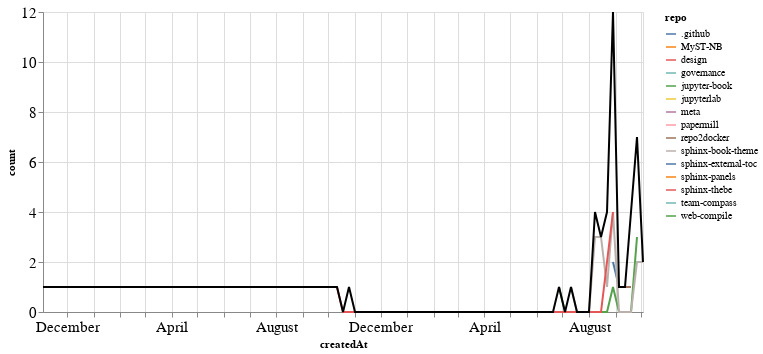

The cell this chart's notebook holds for it:
### Markdown cell above
### PRs

### Code cell
prs_time = prs.groupby('repo').resample('W', on='createdAt').count()['author'].reset_index()
prs_time = prs_time.rename(columns={'author': 'count'})
prs_time_total = prs_time.groupby('createdAt').agg({"count": "sum"}).reset_index()

ch1 = alt.Chart(prs_time, width=600).mark_line().encode(
    x='createdAt',
    y='count',
    color='repo',
    tooltip="repo"
)

ch2 = alt.Chart(prs_time_total, width=600).mark_line(color="black").encode(
    x='createdAt',
    y='count',
)

ch1 + ch2

### Figure 1 — Vega-Lite specification as saved in the notebook (floating-point values rounded to 4 significant figures)
{"config": {"axisLeft": {"labelFontSize": 15}, "axisBottom": {"labelFontSize": 15}}, "layer": [{"data": {"name": "data-c22234e15f2b5d32271a52fa73169ac4"}, "mark": "line", "encoding": {"color": {"type": "nominal", "field": "repo"}, "tooltip": {"type": "nominal", "field": "repo"}, "x": {"type": "temporal", "field": "createdAt"}, "y": {"type": "quantitative", "field": "count"}}, "width": 600}, {"data": {"name": "data-a9c746081da7536ca8d73c6816993923"}, "mark": {"type": "line", "color": "black"}, "encoding": {"x": {"type": "temporal", "field": "createdAt"}, "y": {"type": "quantitative", "field": "count"}}, "width": 600}], "$schema": "https://vega.github.io/schema/vega-lite/v4.8.1.json", "datasets": {"data-c22234e15f2b5d32271a52fa73169ac4": [{"repo": ".github", "createdAt": "2021-08-29T00:00:00", "count": 2}, {"repo": ".github", "createdAt": "2021-09-05T00:00:00", "count": 1}, {"repo": "MyST-NB", "createdAt": "2021-08-08T00:00:00", "count": 1}, {"repo": "design", "createdAt": "2019-11-03T00:00:00", "count": 1}, {"repo": "governance", "createdAt": "2021-09-19T00:00:00", "count": 2}, {"repo": "jupyter-book", "createdAt": "2021-06-27T00:00:00", "count": 1}, {"repo": "jupyter-book", "createdAt": "2021-07-04T00:00:00", "count": 0}, {"repo": "jupyter-book", "createdAt": "2021-07-11T00:00:00", "count": 0}, {"repo": "jupyter-book", "createdAt": "2021-07-18T00:00:00", "count": 0}, {"repo": "jupyter-book", "createdAt": "2021-07-25T00:00:00", "count": 0}, {"repo": "jupyter-book", "createdAt": "2021-08-01T00:00:00", "count": 0}, {"repo": "jupyter-book", "createdAt": "2021-08-08T00:00:00", "count": 0}, {"repo": "jupyter-book", "createdAt": "2021-08-15T00:00:00", "count": 0}, {"repo": "jupyter-book", "createdAt": "2021-08-22T00:00:00", "count": 0}, {"repo": "jupyter-book", "createdAt": "2021-08-29T00:00:00", "count": 1}, {"repo": "jupyter-book", "createdAt": "2021-09-05T00:00:00", "count": 0}, {"repo": "jupyter-book", "createdAt": "2021-09-12T00:00:00", "count": 0}, {"repo": "jupyter-book", "createdAt": "2021-09-19T00:00:00", "count": 0}, {"repo": "jupyter-book", "createdAt": "2021-09-26T00:00:00", "count": 3}, {"repo": "jupyterlab", "createdAt": "2020-08-09T00:00:00", "count": 1}, {"repo": "meta", "createdAt": "2021-08-22T00:00:00", "count": 1}, {"repo": "papermill", "createdAt": "2021-08-29T00:00:00", "count": 1}, {"repo": "repo2docker", "createdAt": "2021-09-12T00:00:00", "count": 1}, {"repo": "repo2docker", "createdAt": "2021-09-19T00:00:00", "count": 1}, {"repo": "sphinx-book-theme", "createdAt": "2021-07-11T00:00:00", "count": 1}, {"repo": "sphinx-book-theme", "createdAt": "2021-07-18T00:00:00", "count": 0}, {"repo": "sphinx-book-theme", "createdAt": "2021-07-25T00:00:00", "count": 0}, {"repo": "sphinx-book-theme", "createdAt": "2021-08-01T00:00:00", "count": 0}, {"repo": "sphinx-book-theme", "createdAt": "2021-08-08T00:00:00", "count": 3}, {"repo": "sphinx-book-theme", "createdAt": "2021-08-15T00:00:00", "count": 3}, {"repo": "sphinx-book-theme", "createdAt": "2021-08-22T00:00:00", "count": 1}, {"repo": "sphinx-book-theme", "createdAt": "2021-08-29T00:00:00", "count": 4}, {"repo": "sphinx-book-theme", "createdAt": "2021-09-05T00:00:00", "count": 0}, {"repo": "sphinx-book-theme", "createdAt": "2021-09-12T00:00:00", "count": 0}, {"repo": "sphinx-book-theme", "createdAt": "2021-09-19T00:00:00", "count": 0}, {"repo": "sphinx-book-theme", "createdAt": "2021-09-26T00:00:00", "count": 2}, {"repo": "sphinx-book-theme", "createdAt": "2021-10-03T00:00:00", "count": 2}, {"repo": "sphinx-external-toc", "createdAt": "2021-09-19T00:00:00", "count": 1}, {"repo": "sphinx-panels", "createdAt": "2020-10-25T00:00:00", "count": 1}, {"repo": "sphinx-thebe", "createdAt": "2020-10-11T00:00:00", "count": 1}, {"repo": "sphinx-thebe", "createdAt": "2020-10-18T00:00:00", "count": 0}, {"repo": "sphinx-thebe", "createdAt": "2020-10-25T00:00:00", "count": 0}, {"repo": "sphinx-thebe", "createdAt": "2020-11-01T00:00:00", "count": 0}, {"repo": "sphinx-thebe", "createdAt": "2020-11-08T00:00:00", "count": 0}, {"repo": "sphinx-thebe", "createdAt": "2020-11-15T00:00:00", "count": 0}, {"repo": "sphinx-thebe", "createdAt": "2020-11-22T00:00:00", "count": 0}, {"repo": "sphinx-thebe", "createdAt": "2020-11-29T00:00:00", "count": 0}, {"repo": "sphinx-thebe", "createdAt": "2020-12-06T00:00:00", "count": 0}, {"repo": "sphinx-thebe", "createdAt": "2020-12-13T00:00:00", "count": 0}, {"repo": "sphinx-thebe", "createdAt": "2020-12-20T00:00:00", "count": 0}, {"repo": "sphinx-thebe", "createdAt": "2020-12-27T00:00:00", "count": 0}, {"repo": "sphinx-thebe", "createdAt": "2021-01-03T00:00:00", "count": 0}, {"repo": "sphinx-thebe", "createdAt": "2021-01-10T00:00:00", "count": 0}, {"repo": "sphinx-thebe", "createdAt": "2021-01-17T00:00:00", "count": 0}, {"repo": "sphinx-thebe", "createdAt": "2021-01-24T00:00:00", "count": 0}, {"repo": "sphinx-thebe", "createdAt": "2021-01-31T00:00:00", "count": 0}, {"repo": "sphinx-thebe", "createdAt": "2021-02-07T00:00:00", "count": 0}, {"repo": "sphinx-thebe", "createdAt": "2021-02-14T00:00:00", "count": 0}, {"repo": "sphinx-thebe", "createdAt": "2021-02-21T00:00:00", "count": 0}, {"repo": "sphinx-thebe", "createdAt": "2021-02-28T00:00:00", "count": 0}, {"repo": "sphinx-thebe", "createdAt": "2021-03-07T00:00:00", "count": 0}, {"repo": "sphinx-thebe", "createdAt": "2021-03-14T00:00:00", "count": 0}, {"repo": "sphinx-thebe", "createdAt": "2021-03-21T00:00:00", "count": 0}, {"repo": "sphinx-thebe", "createdAt": "2021-03-28T00:00:00", "count": 0}, {"repo": "sphinx-thebe", "createdAt": "2021-04-04T00:00:00", "count": 0}, {"repo": "sphinx-thebe", "createdAt": "2021-04-11T00:00:00", "count": 0}, {"repo": "sphinx-thebe", "createdAt": "2021-04-18T00:00:00", "count": 0}, {"repo": "sphinx-thebe", "createdAt": "2021-04-25T00:00:00", "count": 0}, {"repo": "sphinx-thebe", "createdAt": "2021-05-02T00:00:00", "count": 0}, {"repo": "sphinx-thebe", "createdAt": "2021-05-09T00:00:00", "count": 0}, {"repo": "sphinx-thebe", "createdAt": "2021-05-16T00:00:00", "count": 0}, {"repo": "sphinx-thebe", "createdAt": "2021-05-23T00:00:00", "count": 0}, {"repo": "sphinx-thebe", "createdAt": "2021-05-30T00:00:00", "count": 0}, {"repo": "sphinx-thebe", "createdAt": "2021-06-06T00:00:00", "count": 0}, {"repo": "sphinx-thebe", "createdAt": "2021-06-13T00:00:00", "count": 0}, {"repo": "sphinx-thebe", "createdAt": "2021-06-20T00:00:00", "count": 0}, {"repo": "sphinx-thebe", "createdAt": "2021-06-27T00:00:00", "count": 0}, {"repo": "sphinx-thebe", "createdAt": "2021-07-04T00:00:00", "count": 0}, {"repo": "sphinx-thebe", "createdAt": "2021-07-11T00:00:00", "count": 0}, {"repo": "sphinx-thebe", "createdAt": "2021-07-18T00:00:00", "count": 0}, {"repo": "sphinx-thebe", "createdAt": "2021-07-25T00:00:00", "count": 0}, {"repo": "sphinx-thebe", "createdAt": "2021-08-01T00:00:00", "count": 0}, {"repo": "sphinx-thebe", "createdAt": "2021-08-08T00:00:00", "count": 0}, {"repo": "sphinx-thebe", "createdAt": "2021-08-15T00:00:00", "count": 0}, {"repo": "sphinx-thebe", "createdAt": "2021-08-22T00:00:00", "count": 2}, {"repo": "sphinx-thebe", "createdAt": "2021-08-29T00:00:00", "count": 4}, {"repo": "team-compass", "createdAt": "2021-09-26T00:00:00", "count": 1}, {"repo": "web-compile", "createdAt": "2021-09-26T00:00:00", "count": 1}], "data-a9c746081da7536ca8d73c6816993923": [{"createdAt": "2019-11-03T00:00:00", "count": 1}, {"createdAt": "2020-08-09T00:00:00", "count": 1}, {"createdAt": "2020-10-11T00:00:00", "count": 1}, {"createdAt": "2020-10-18T00:00:00", "count": 0}, {"createdAt": "2020-10-25T00:00:00", "count": 1}, {"createdAt": "2020-11-01T00:00:00", "count": 0}, {"createdAt": "2020-11-08T00:00:00", "count": 0}, {"createdAt": "2020-11-15T00:00:00", "count": 0}, {"createdAt": "2020-11-22T00:00:00", "count": 0}, {"createdAt": "2020-11-29T00:00:00", "count": 0}, {"createdAt": "2020-12-06T00:00:00", "count": 0}, {"createdAt": "2020-12-13T00:00:00", "count": 0}, {"createdAt": "2020-12-20T00:00:00", "count": 0}, {"createdAt": "2020-12-27T00:00:00", "count": 0}, {"createdAt": "2021-01-03T00:00:00", "count": 0}, {"createdAt": "2021-01-10T00:00:00", "count": 0}, {"createdAt": "2021-01-17T00:00:00", "count": 0}, {"createdAt": "2021-01-24T00:00:00", "count": 0}, {"createdAt": "2021-01-31T00:00:00", "count": 0}, {"createdAt": "2021-02-07T00:00:00", "count": 0}, {"createdAt": "2021-02-14T00:00:00", "count": 0}, {"createdAt": "2021-02-21T00:00:00", "count": 0}, {"createdAt": "2021-02-28T00:00:00", "count": 0}, {"createdAt": "2021-03-07T00:00:00", "count": 0}, {"createdAt": "2021-03-14T00:00:00", "count": 0}, {"createdAt": "2021-03-21T00:00:00", "count": 0}, {"createdAt": "2021-03-28T00:00:00", "count": 0}, {"createdAt": "2021-04-04T00:00:00", "count": 0}, {"createdAt": "2021-04-11T00:00:00", "count": 0}, {"createdAt": "2021-04-18T00:00:00", "count": 0}, {"createdAt": "2021-04-25T00:00:00", "count": 0}, {"createdAt": "2021-05-02T00:00:00", "count": 0}, {"createdAt": "2021-05-09T00:00:00", "count": 0}, {"createdAt": "2021-05-16T00:00:00", "count": 0}, {"createdAt": "2021-05-23T00:00:00", "count": 0}, {"createdAt": "2021-05-30T00:00:00", "count": 0}, {"createdAt": "2021-06-06T00:00:00", "count": 0}, {"createdAt": "2021-06-13T00:00:00", "count": 0}, {"createdAt": "2021-06-20T00:00:00", "count": 0}, {"createdAt": "2021-06-27T00:00:00", "count": 1}, {"createdAt": "2021-07-04T00:00:00", "count": 0}, {"createdAt": "2021-07-11T00:00:00", "count": 1}, {"createdAt": "2021-07-18T00:00:00", "count": 0}, {"createdAt": "2021-07-25T00:00:00", "count": 0}, {"createdAt": "2021-08-01T00:00:00", "count": 0}, {"createdAt": "2021-08-08T00:00:00", "count": 4}, {"createdAt": "2021-08-15T00:00:00", "count": 3}, {"createdAt": "2021-08-22T00:00:00", "count": 4}, {"createdAt": "2021-08-29T00:00:00", "count": 12}, {"createdAt": "2021-09-05T00:00:00", "count": 1}, {"createdAt": "2021-09-12T00:00:00", "count": 1}, {"createdAt": "2021-09-19T00:00:00", "count": 4}, {"createdAt": "2021-09-26T00:00:00", "count": 7}, {"createdAt": "2021-10-03T00:00:00", "count": 2}]}}
